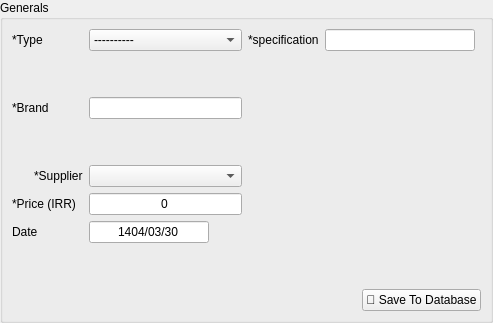
      <widget class="QWidget" name="generals">
       <layout class="QGridLayout" name="gridLayout_17">
        <property name="leftMargin">
         <number>0</number>
        </property>
        <property name="topMargin">
         <number>0</number>
        </property>
        <property name="rightMargin">
         <number>0</number>
        </property>
        <property name="bottomMargin">
         <number>0</number>
        </property>
        <item row="0" column="0">
         <widget class="QGroupBox" name="groupBox_8">
          <property name="title">
           <string>Generals</string>
          </property>
          <layout class="QGridLayout" name="gridLayout_16">
           <item row="1" column="4">
            <widget class="QLabel" name="general_spec_label">
             <property name="text">
              <string>*specification</string>
             </property>
            </widget>
           </item>
           <item row="2" column="3">
            <spacer name="verticalSpacer_22">
             <property name="orientation">
              <enum>Qt::Vertical</enum>
             </property>
             <property name="sizeType">
              <enum>QSizePolicy::Minimum</enum>
             </property>
             <property name="sizeHint" stdset="0">
              <size>
               <width>20</width>
               <height>40</height>
              </size>
             </property>
            </spacer>
           </item>
           <item row="1" column="3">
            <widget class="QComboBox" name="general_type">
             <property name="maximumSize">
              <size>
               <width>184</width>
               <height>16777215</height>
              </size>
             </property>
             <item>
              <property name="text">
               <string>----------</string>
              </property>
             </item>
             <item>
              <property name="text">
               <string>Touch Panel</string>
              </property>
             </item>
             <item>
              <property name="text">
               <string>MCB</string>
              </property>
             </item>
             <item>
              <property name="text">
               <string>Terminal</string>
              </property>
             </item>
             <item>
              <property name="text">
               <string>DO Module</string>
              </property>
             </item>
             <item>
              <property name="text">
               <string>DI Module</string>
              </property>
             </item>
             <item>
              <property name="text">
               <string>AO Module</string>
              </property>
             </item>
             <item>
              <property name="text">
               <string>AI Module</string>
              </property>
             </item>
             <item>
              <property name="text">
               <string>Front Connector</string>
              </property>
             </item>
             <item>
              <property name="text">
               <string>Contactor Aux Contact</string>
              </property>
             </item>
             <item>
              <property name="text">
               <string>MCCB Aux Contact</string>
              </property>
             </item>
             <item>
              <property name="text">
               <string>MPCB Aux Contact</string>
              </property>
             </item>
             <item>
              <property name="text">
               <string>Button</string>
              </property>
             </item>
             <item>
              <property name="text">
               <string>Selector Switch</string>
              </property>
             </item>
             <item>
              <property name="text">
               <string>Signal Lamp</string>
              </property>
             </item>
             <item>
              <property name="text">
               <string>Power Outlet</string>
              </property>
             </item>
             <item>
              <property name="text">
               <string>Relay</string>
              </property>
             </item>
            </widget>
           </item>
           <item row="5" column="1">
            <widget class="QLabel" name="label_59">
             <property name="maximumSize">
              <size>
               <width>51</width>
               <height>16777215</height>
              </size>
             </property>
             <property name="text">
              <string>*Supplier</string>
             </property>
            </widget>
           </item>
           <item row="3" column="3">
            <widget class="QLineEdit" name="general_brand">
             <property name="minimumSize">
              <size>
               <width>150</width>
               <height>0</height>
              </size>
             </property>
             <property name="maximumSize">
              <size>
               <width>184</width>
               <height>16777215</height>
              </size>
             </property>
             <property name="alignment">
              <set>Qt::AlignCenter</set>
             </property>
            </widget>
           </item>
           <item row="1" column="5">
            <widget class="QLineEdit" name="general_spec_entry">
             <property name="minimumSize">
              <size>
               <width>150</width>
               <height>0</height>
              </size>
             </property>
             <property name="alignment">
              <set>Qt::AlignCenter</set>
             </property>
            </widget>
           </item>
           <item row="7" column="3">
            <widget class="QLineEdit" name="general_price">
             <property name="maximumSize">
              <size>
               <width>184</width>
               <height>16777215</height>
              </size>
             </property>
             <property name="text">
              <string>0</string>
             </property>
             <property name="alignment">
              <set>Qt::AlignCenter</set>
             </property>
            </widget>
           </item>
           <item row="3" column="0" colspan="2">
            <widget class="QLabel" name="label_62">
             <property name="maximumSize">
              <size>
               <width>73</width>
               <height>16777215</height>
              </size>
             </property>
             <property name="text">
              <string>*Brand</string>
             </property>
            </widget>
           </item>
           <item row="10" column="5" colspan="2" alignment="Qt::AlignRight">
            <widget class="QPushButton" name="general_save_btn">
             <property name="maximumSize">
              <size>
               <width>150</width>
               <height>16777215</height>
              </size>
             </property>
             <property name="text">
              <string>💾 Save To Database</string>
             </property>
            </widget>
           </item>
           <item row="5" column="3">
            <widget class="QComboBox" name="general_supplier">
             <property name="maximumSize">
              <size>
               <width>184</width>
               <height>16777215</height>
              </size>
             </property>
            </widget>
           </item>
           <item row="7" column="0" colspan="2">
            <widget class="QLabel" name="label_63">
             <property name="maximumSize">
              <size>
               <width>73</width>
               <height>16777215</height>
              </size>
             </property>
             <property name="text">
              <string>*Price (IRR)</string>
             </property>
            </widget>
           </item>
           <item row="4" column="3">
            <spacer name="verticalSpacer_21">
             <property name="orientation">
              <enum>Qt::Vertical</enum>
             </property>
             <property name="sizeType">
              <enum>QSizePolicy::Minimum</enum>
             </property>
             <property name="sizeHint" stdset="0">
              <size>
               <width>20</width>
               <height>40</height>
              </size>
             </property>
            </spacer>
           </item>
           <item row="1" column="0" colspan="2">
            <widget class="QLabel" name="label_60">
             <property name="maximumSize">
              <size>
               <width>73</width>
               <height>16777215</height>
              </size>
             </property>
             <property name="text">
              <string>*Type</string>
             </property>
            </widget>
           </item>
           <item row="9" column="4">
            <spacer name="verticalSpacer_10">
             <property name="orientation">
              <enum>Qt::Vertical</enum>
             </property>
             <property name="sizeHint" stdset="0">
              <size>
               <width>20</width>
               <height>40</height>
              </size>
             </property>
            </spacer>
           </item>
           <item row="5" column="0">
            <widget class="QPushButton" name="general_add_supplier_btn">
             <property name="maximumSize">
              <size>
               <width>16</width>
               <height>16</height>
              </size>
             </property>
             <property name="styleSheet">
              <string notr="true">QPushButton {
    background-color: rgba(0, 0, 0, 0); /* Fully transparent background */
    border: none;                      /* Optional: remove the border */
}
QPushButton:hover {
	color: #d3dae3;
	padding: 2px;
	background-color: #F77F00;
}

QPushButton:pressed {
	color: #d3dae3;
	padding: 2px;
	background-color: #F77F00;
}
QPushButton:pressed {
	color: #d3dae3;
	padding: 2px;
	background-color: #2c2f2f;
}</string>
             </property>
             <property name="text">
              <string/>
             </property>
             <property name="icon">
              <iconset>
               <normaloff>../../assets/plus.png</normaloff>../../assets/plus.png</iconset>
             </property>
            </widget>
           </item>
           <item row="3" column="4" colspan="2">
            <spacer name="horizontalSpacer_8">
             <property name="orientation">
              <enum>Qt::Horizontal</enum>
             </property>
             <property name="sizeType">
              <enum>QSizePolicy::Expanding</enum>
             </property>
             <property name="sizeHint" stdset="0">
              <size>
               <width>40</width>
               <height>20</height>
              </size>
             </property>
            </spacer>
           </item>
           <item row="8" column="0" colspan="2">
            <widget class="QLabel" name="label_90">
             <property name="maximumSize">
              <size>
               <width>73</width>
               <height>16777215</height>
              </size>
             </property>
             <property name="text">
              <string>Date</string>
             </property>
            </widget>
           </item>
           <item row="8" column="3">
            <widget class="QLineEdit" name="general_price_date">
             <property name="maximumSize">
              <size>
               <width>120</width>
               <height>16777215</height>
              </size>
             </property>
             <property name="text">
              <string>1404/03/30</string>
             </property>
             <property name="alignment">
              <set>Qt::AlignCenter</set>
             </property>
            </widget>
           </item>
          </layout>
         </widget>
        </item>
       </layout>
      </widget>
